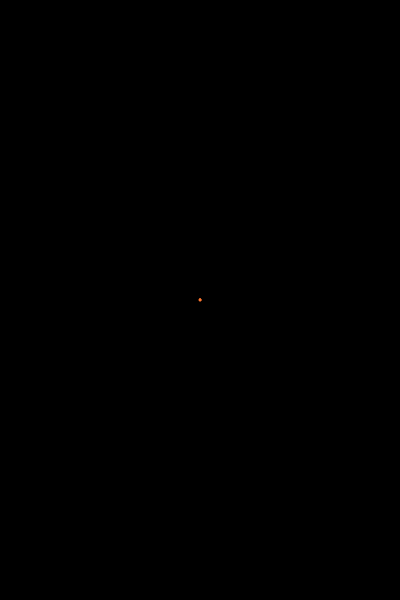
Frame 1 (no input)
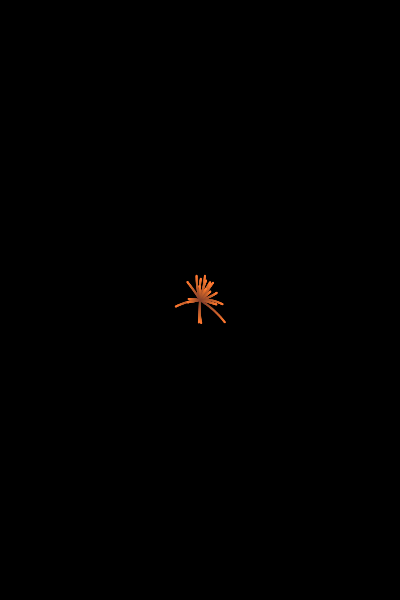
Frame 60 (no input)
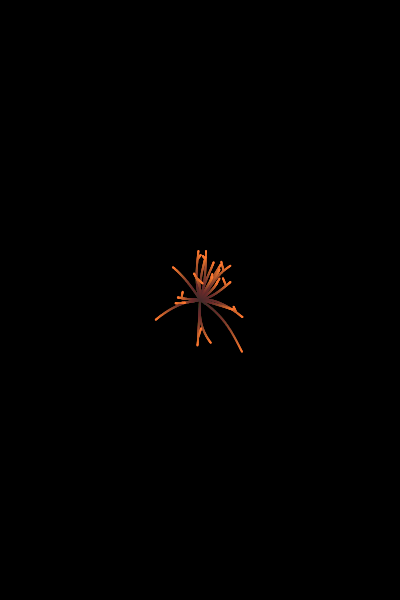
Frame 120 (the mouse pressed at the canvas centre since frame 60)

The p5.js sketch that drew these frames (run headless with seeded random() and noise() and a simulated clock; from frame 60 on, the mouse is pressed at the canvas centre):

// p5.js sketch
// ── sketch.js
class Snake {
  constructor(pos=[0,0]) {
    this.pos = pos;
    this.r = 0;
    this.theta = 0;
    this.seed = random();
    this.isDead = false;
    this.count = 0;
  }
  
  update() {
    if(this.isDead) return;
    
    this.r = 0.7*noise(frameCount/1000 + 100*this.seed);
    this.theta = 10*noise(frameCount/1000 + 200*this.seed);
    this.pos[0] += this.r * cos(this.theta);
    this.pos[1] += this.r * sin(this.theta);
    this.count++;
    if(this.count > 300 || abs(this.pos[0]) > width/2 || abs(this.pos[1]) > height / 2) this.isDead = true;
  }
}

let snakes = [];

function setup() {
  createCanvas(400,600);
  noStroke();
  background(0);
  for(let i=0; i<20; i++) {
    const snake = new Snake();
    snakes.push(snake);
  }
  
  fill(255, 120, 50);
}

function draw() {
  background(0, 0, 0, 3);
  translate(width/2, height/2);
  const newSnakes = [];
  for(const snake of snakes) {
    snake.update();
    if(!snake.isDead) circle(snake.pos[0], snake.pos[1], 2);
    if(frameCount % 100 == 0 && !snake.isDead && floor(random()*2) == 0) {
      const newSnake = new Snake([...snake.pos]);
      newSnakes.push(newSnake);
    }
  }
  
  snakes = [...snakes, ...newSnakes].filter(elem => !elem.isDead);
  if(snakes.length > 1000) snakes = snakes.slice(0, 1000);
}
